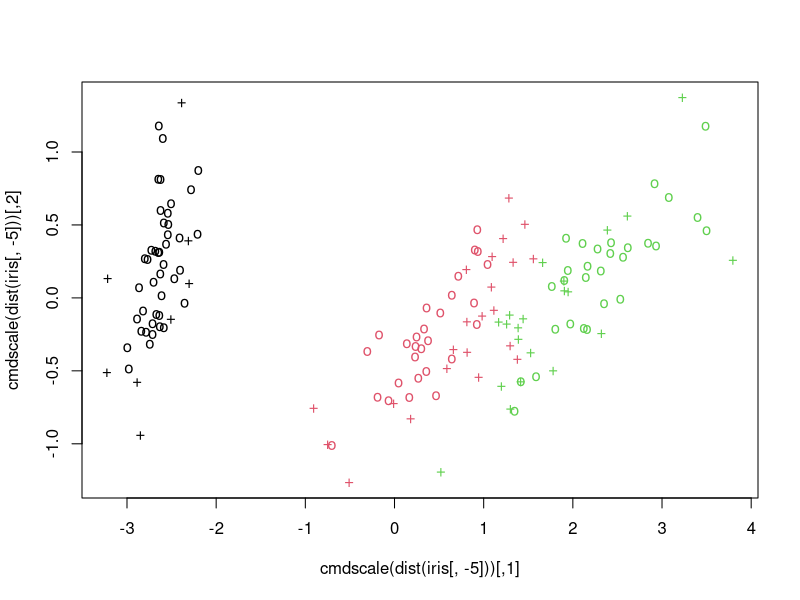
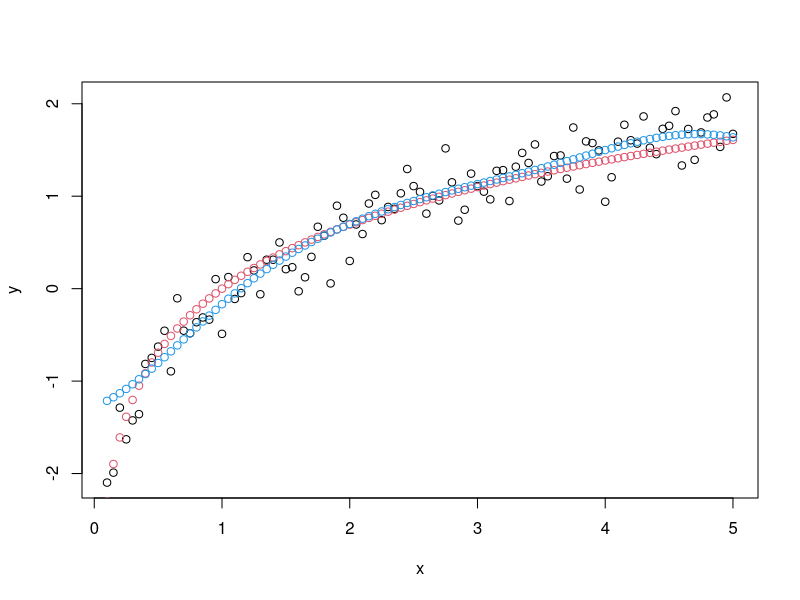
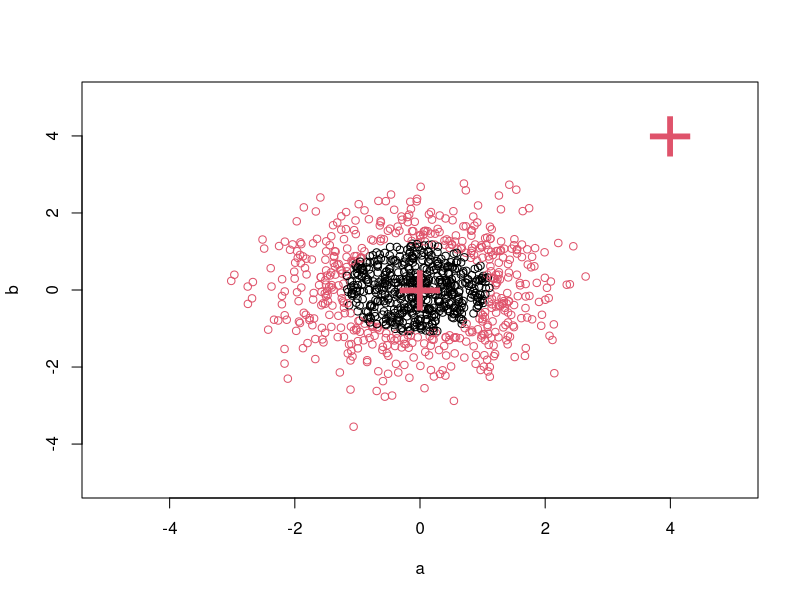

The R source for these figures, in order:

if(!require('e1071')){
  install.packages('e1071')
  library(e1071)
}
data(iris)
attach(iris)

## classification mode
# default with factor response:
model <- svm(Species ~ ., data = iris)

# alternatively the traditional interface:
x <- subset(iris, select = -Species)
y <- Species
model <- svm(x, y) 

print(model)
summary(model)

# test with train data
pred <- predict(model, x)
# (same as:)
pred <- fitted(model)

# Check accuracy:
table(pred, y)

# compute decision values and probabilities:
pred <- predict(model, x, decision.values = TRUE)
attr(pred, "decision.values")[1:4,]

# visualize (classes by color, SV by crosses):
plot(cmdscale(dist(iris[,-5])),
     col = as.integer(iris[,5]),
     pch = c("o","+")[1:150 %in% model$index + 1])

## try regression mode on two dimensions

# create data
x <- seq(0.1, 5, by = 0.05)
y <- log(x) + rnorm(x, sd = 0.2)

# estimate model and predict input values
m   <- svm(x, y)
new <- predict(m, x)

# visualize
plot(x, y)
points(x, log(x), col = 2)
points(x, new, col = 4)

## density-estimation

# create 2-dim. normal with rho=0:
X <- data.frame(a = rnorm(1000), b = rnorm(1000))
attach(X)

# traditional way:
m <- svm(X, gamma = 0.1)

# formula interface:
m <- svm(~., data = X, gamma = 0.1)
# or:
#m <- svm(~ a + b, gamma = 0.1)

# test:
newdata <- data.frame(a = c(0, 4), b = c(0, 4))
predict (m, newdata)

# visualize:
plot(X, col = 1:1000 %in% m$index + 1, xlim = c(-5,5), ylim=c(-5,5))
points(newdata, pch = "+", col = 2, cex = 5)

# weights: (example not particularly sensible)
i2 <- iris
levels(i2$Species)[3] <- "versicolor"
summary(i2$Species)
wts <- 100 / table(i2$Species)
wts
m <- svm(Species ~ ., data = i2, class.weights = wts)